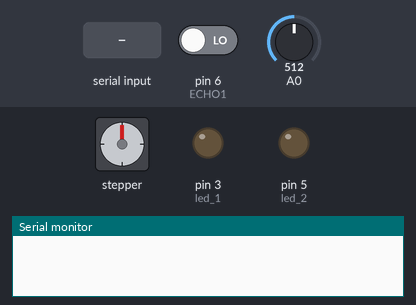
This sketch was run on a simulated Arduino Uno, built with avr-gcc and run on an emulated ATmega328P. On the bench: stepper motor, output pins drawn as LEDs (lit = HIGH), the last lines printed to the serial monitor. The test bench sets the inputs (shaded band); at power-on: A0 = 512, pin 6 (ECHO1) LOW. Stepper angles assume 200 steps per turn; pins used as bus, display or sensor lines are not drawn.

Above: at 0.9 s.
1.0 s: "login" received over Serial
At 3.8 s:
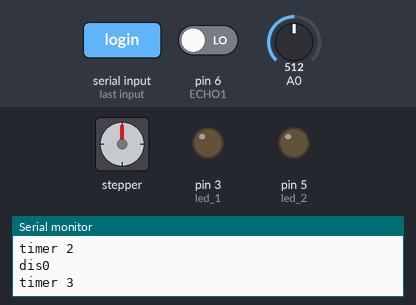
4.0 s: "led 150\n" received over Serial
At 5.8 s:
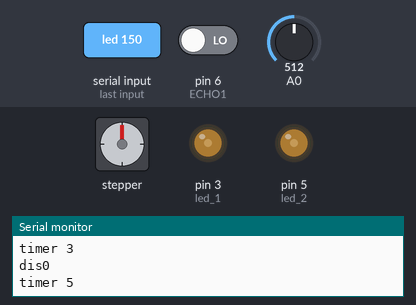
7.0 s: A0 set to 900
At 7.8 s:
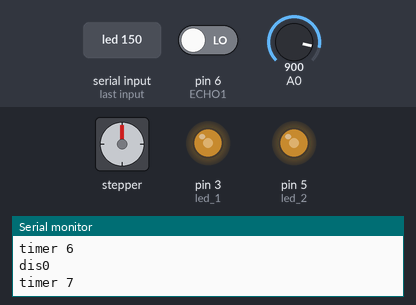
10.0 s: "motor 150\n" received over Serial
13.0 s: A0 set to 716
At 15.29 s:
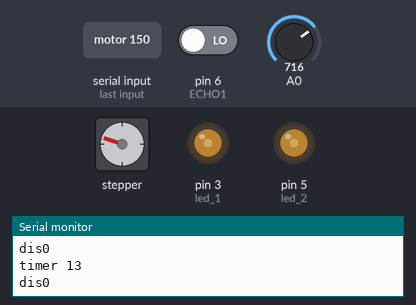
16.0 s: "login 1\n" received over Serial
Timing chart, 0 to 20.0 s (numbered marks = the images above; inputs shaded):
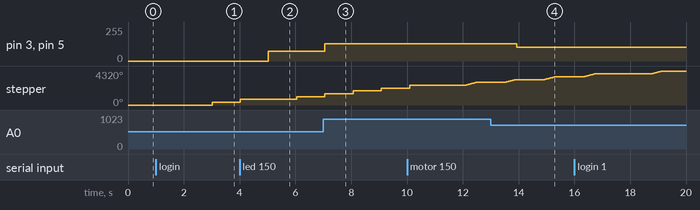

The sketch:

final.ino
```cpp
#include <Stepper.h>

// 스텝 모터 설정
int STEPS_PER_REVOLUTION = 200;
#define STEP_PIN1 8
#define STEP_PIN2 9
#define STEP_PIN3 10
#define STEP_PIN4 11

Stepper stepper(STEPS_PER_REVOLUTION, STEP_PIN1, STEP_PIN3, STEP_PIN2, STEP_PIN4);

int led_1 = 3;
int led_2 = 5;

int led_run = 0;

int TRIG1 = 7;
int ECHO1 = 6;


// 타이머 설정
unsigned long previous_time = 0;
const unsigned long check = 400; // 초음파 센서를 체크하는 주기

bool motor_running = true;
bool motor_direction_forward = true;

bool shouldrun = false;


void setup() {
  Serial.begin(9600);
  pinMode(TRIG1, OUTPUT);
  pinMode(ECHO1, INPUT);

  pinMode(led_1, OUTPUT);
  pinMode(led_2, OUTPUT);

  while (!shouldrun) {
    if (Serial.available()){
      String cmd = Serial.readString();
      cmd.trim();
      if (cmd == "login"){
        shouldrun = true;
      }
    }
  }
}

void loop() {
  if (shouldrun){
    if(Serial.available()){
     String cmd = Serial.readString(); // 명령어를 문자열로 읽음
     if(cmd.indexOf(" ") != -1){               // cmd에 띄어쓰기가 있으면
      int split = cmd.indexOf(" ");
      if (cmd.substring(0,split) == "led"){
        led_run = cmd.substring(split+1).toInt();
      }
      if (cmd.substring(0,split) == "motor"){
        int speed = cmd.substring(split+1).toInt();
        stepper.setSpeed(speed);
      }
     }
     else if(cmd == "stop"){                   // 모터 정지
      motor_running = false;
     }
     else if(cmd == "run"){               // 모터 작동
      motor_running = true;
      motor_direction_forward = true;
     }
     else if(cmd == "back"){              // 모터 반대로 작동
      motor_running = true;
      motor_direction_forward = false;
     }
    }
     else{
      //Serial.println("no message");
     }
    }
    unsigned long current_time = millis();   // unsigned: 양의 타입만 표시
    unsigned long timer = current_time;
    Serial.print("timer ");
    Serial.println(timer/1000);
    int light = analogRead(A0);   // 조도센서
    int ledLight = map(light,0,1023,0,led_run);
    if (light >= 400){
      analogWrite(led_1,ledLight);
      analogWrite(led_2,ledLight);
    }
    else{
      analogWrite(led_1,0);
      analogWrite(led_2,0);
    }

    // 초음파 센서를 주기적으로 읽음
    if (current_time - previous_time >= check) {
      previous_time = current_time;
      long duration1, distance1;
      digitalWrite(TRIG1, LOW);
      delay(2);
      digitalWrite(TRIG1, HIGH);
      delay(10);
      digitalWrite(TRIG1, LOW);
      duration1 = pulseIn(ECHO1, HIGH);
      distance1 = ((float)(340*duration1) / 10000) / 2;
      Serial.print("dis");
      Serial.println(distance1);
      if (distance1 != 0 && distance1 < 9) {
        Serial.print("capture");
        Serial.print(' ');
        Serial.println(distance1);
      }
    }
    // 카메라가 pcb기판검출을 완료하고 특정 메시지를 보내면 다시 시작
    if (!motor_running && Serial.available() && Serial.readString() == "restart") {
      Serial.println("yahoo");
      motor_running = true;
      motor_direction_forward = true;
      Serial.println("reset_belt");
    }
    // 모터 실행
    if (motor_running) {
      if(motor_direction_forward){
        stepper.step(STEPS_PER_REVOLUTION); // 한 스텝 이동
      }
      else{
        stepper.step(-STEPS_PER_REVOLUTION);
      }
    }
}
```

Measured:
- after the input at 1.0 s, stepper: turns 360° clockwise, starting after 2.0 s
- after the input at 4.0 s, pin 3 (led_1), pin 5 (led_2): 0/255 → 75/255 after 1.0 s
- after the input at 7.0 s, pin 3 (led_1), pin 5 (led_2): 75/255 → 131/255 after 0.06 s
- after the input at 13.0 s, pin 3 (led_1), pin 5 (led_2): 131/255 → 104/255 after 0.93 s
